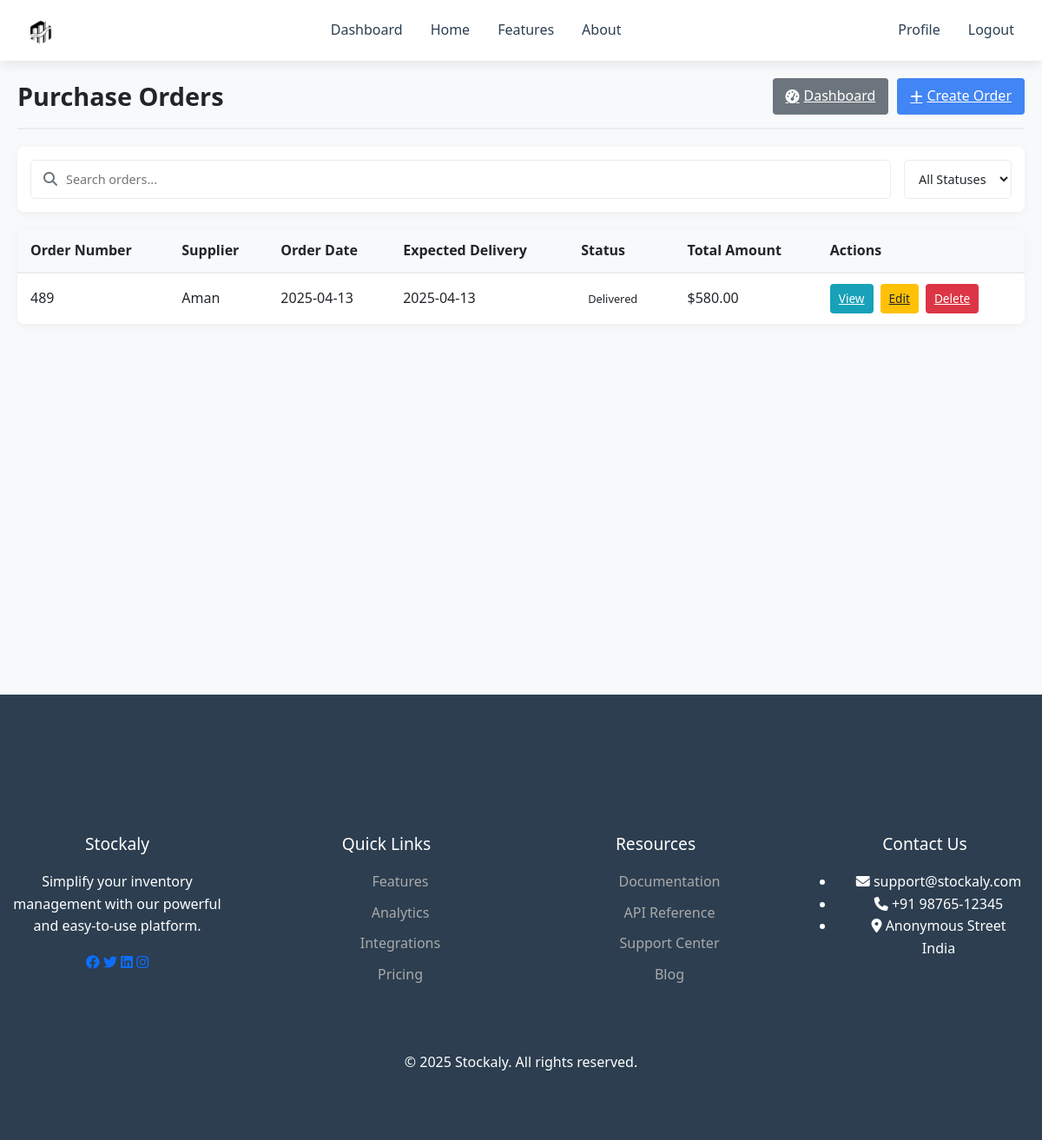
The page /suppliers/purchase-orders/ (signed in) on the database its author committed.
### suppliers/models.py (models this page shows, shortened)
class PurchaseOrder(models.Model):
    STATUS_CHOICES = [
        ('draft', 'Draft'),
        ('submitted', 'Submitted'),
        ('approved', 'Approved'),
        ('shipped', 'Shipped'),
        ('delivered', 'Delivered'),
        ('cancelled', 'Cancelled'),
    ]
    supplier = models.ForeignKey(Supplier, on_delete=models.CASCADE, related_name='purchase_orders')
    order_number = models.CharField(max_length=50, unique=True)
    order_date = models.DateField()
    expected_delivery_date = models.DateField()
    status = models.CharField(max_length=20, choices=STATUS_CHOICES, default='draft')
    total_amount = models.DecimalField(max_digits=12, decimal_places=2)
    shipping_address = models.TextField()
    notes = models.TextField(blank=True, null=True)
    created_by = models.ForeignKey(settings.AUTH_USER_MODEL, on_delete=models.SET_NULL, null=True)
    created_at = models.DateTimeField(auto_now_add=True)
    updated_at = models.DateTimeField(auto_now=True)

class Supplier(models.Model):
    CATEGORY_CHOICES = [
        ('electronics', 'Electronics'),
        ('clothing', 'Clothing'),
        ('food', 'Food & Beverages'),
        ('office', 'Office Supplies'),
        ('furniture', 'Furniture'),
        ('raw_materials', 'Raw Materials'),
        ('other', 'Other'),
    ]
    STATUS_CHOICES = [
        ('active', 'Active'),
        ('inactive', 'Inactive'),
        ('pending', 'Pending Approval'),
        ('blacklisted', 'Blacklisted'),
    ]
    name = models.CharField(max_length=100)
    company = models.CharField(max_length=100)
    email = models.EmailField()
    phone = models.CharField(max_length=20)
    address = models.TextField()
    city = models.CharField(max_length=50)
    state = models.CharField(max_length=50)
    zip_code = models.CharField(max_length=20)
    country = models.CharField(max_length=50)
    category = models.CharField(max_length=20, choices=CATEGORY_CHOICES, default='other')
    status = models.CharField(max_length=20, choices=STATUS_CHOICES, default='active')
    website = models.URLField(blank=True, null=True)
    notes = models.TextField(blank=True, null=True)
    date_added = models.DateTimeField(auto_now_add=True)
    last_updated = models.DateTimeField(auto_now=True)

### suppliers/views.py (the view)
# urls.py: path('purchase-orders/', views.purchase_order_list, name='purchase_order_list'),
@login_required
def purchase_order_list(request):
    orders = PurchaseOrder.objects.all().order_by('-order_date')
    search_query = request.GET.get('search', '')
    if search_query:
        orders = orders.filter(order_number__icontains=search_query) | orders.filter(supplier__name__icontains=search_query)
    status_filter = request.GET.get('status', '')
    if status_filter:
        orders = orders.filter(status=status_filter)
    context = {
        'orders': orders,
        'search_query': search_query,
        'status_filter': status_filter,
    }
    return render(request, 'suppliers/purchase_order_list.html', context)

### suppliers/templates/suppliers/purchase_order_list.html (shortened to what this page needs)
{% extends 'suppliers/base.html' %}
{% block supplier_content %}
<div class="supplier-header">
    <h1 class="supplier-title">Purchase Orders</h1>
    <div class="supplier-actions">
        <a href="{% url 'supplier_dashboard' %}" class="export-btn">
            <i class="fas fa-tachometer-alt"></i> Dashboard
        </a>
        <a href="{% url 'add_purchase_order' %}" class="add-btn">
            <i class="fas fa-plus"></i> Create Order
        </a>
    </div>
</div>
<div class="search-filter-container">
    <form method="GET" action="" class="search-box">
        <i class="fas fa-search"></i>
        <input type="text" name="search" placeholder="Search orders..." value="{{ search_query }}">
    </form>
    <div class="filter-options">
        <select name="status" id="status_filter" class="filter-select" onchange="updateFilters()">
            <option value="">All Statuses</option>
        </select>
    </div>
</div>
<div class="supplier-table-container">
    {% if orders %}
    <table class="supplier-table">
        <thead>
            <tr>
                <th>Order Number</th>
                <th>Supplier</th>
                <th>Order Date</th>
                <th>Expected Delivery</th>
                <th>Status</th>
                <th>Total Amount</th>
                <th>Actions</th>
            </tr>
        </thead>
        <tbody>
            {% for order in orders %}
            <tr>
                <td>{{ order.order_number }}</td>
                <td>{{ order.supplier.name }}</td>
                <td>{{ order.order_date|date:"Y-m-d" }}</td>
                <td>{{ order.expected_delivery_date|date:"Y-m-d" }}</td>
                <td>
                    <span class="status-badge status-{{ order.status }}">
                        {{ order.get_status_display }}
                    </span>
                </td>
                <td>${{ order.total_amount }}</td>
                <td class="item-actions">
                    <a href="{% url 'purchase_order_detail' order.id %}" class="action-btn view-btn">View</a>
                    <a href="{% url 'edit_purchase_order' order.id %}" class="action-btn edit-btn">Edit</a>
                    <a href="{% url 'delete_purchase_order' order.id %}" class="action-btn delete-btn">Delete</a>
                </td>
            </tr>
            {% endfor %}
        </tbody>
    </table>
    {% else %}
    <div class="empty-state">
        <i class="fas fa-clipboard-list"></i>
        <h3>No purchase orders found</h3>
        <p>Create your first purchase order to get started.</p>
    </div>
    {% endif %}
</div>
{% endblock %}

### inventory/static/css/final.css (style rules this page uses)
* { margin: 0; padding: 0; box-sizing: border-box; font-family: 'Segoe UI', Tahoma, Geneva, Verdana, sans-serif; }
body { background: linear-gradient(135deg, #f5f7fa 0%, #c3cfe2 100%); overflow-x: hidden; }
:root { --primary: #3498db; --secondary: #2980b9; --accent: #e74c3c; --dark: #2c3e50; --light: #ecf0f1; --success: #2ecc71; }
body { background-color: #f5f7fa; color: #333; line-height: 1.6; }

### suppliers/templates/suppliers/base.html (style rules this page uses)
:root { --primary-color: #4285f4; --secondary-color: #3367d6; --accent-color: #34a853; --light-bg: #f8f9fa; --light-card-bg: #ffffff; --light-text: #212529; --light-border: #e9ecef; --light-hover: #f1f3f5; --dark-bg: #121212; --dark-card-bg: #1e1e1e; --dark-text: #e9ecef; --dark-border: #2d2d2d; --dark-hover: #2d2d2d; --shadow-light: 0 2px 10px rgba(0,0,0,0.05); --shadow-dark: 0 2px 10px rgba(0,0,0,0.3); --success-color: #34a853; --warning-color: #fbbc05; --danger-color: #ea4335; --info-color: #4285f4; }
body { transition: background-color 0.3s ease, color 0.3s ease; }
.supplier-header { display: flex; justify-content: space-between; align-items: center; margin-bottom: 20px; margin-top: 70px; padding-bottom: 15px; border-bottom: 2px solid var(--light-border); transition: border-color 0.3s ease; }
.supplier-title { font-size: 1.8rem; font-weight: 700; color: var(--light-text); margin: 0; transition: color 0.3s ease; }
.supplier-actions { display: flex; gap: 10px; }
.search-filter-container { display: flex; flex-wrap: wrap; gap: 15px; margin-bottom: 20px; padding: 15px; background-color: var(--light-card-bg); border-radius: 8px; box-shadow: var(--shadow-light); transition: background-color 0.3s ease, box-shadow 0.3s ease; }
.search-box { flex: 1; min-width: 250px; position: relative; }
.search-box input { width: 100%; padding: 10px 15px 10px 40px; border: 1px solid var(--light-border); border-radius: 5px; font-size: 0.9rem; background-color: var(--light-card-bg); color: var(--light-text); transition: all 0.3s ease; }
.search-box i { position: absolute; left: 15px; top: 50%; transform: translateY(-50%); color: #6c757d; }
.filter-options { display: flex; flex-wrap: wrap; gap: 10px; }
.filter-select { padding: 8px 12px; border: 1px solid var(--light-border); border-radius: 5px; background-color: var(--light-card-bg); font-size: 0.9rem; color: var(--light-text); transition: all 0.3s ease; }
.supplier-table-container { background-color: var(--light-card-bg); border-radius: 8px; box-shadow: var(--shadow-light); overflow: hidden; margin-bottom: 20px; transition: background-color 0.3s ease, box-shadow 0.3s ease; }
.supplier-table { width: 100%; border-collapse: collapse; }
.supplier-table th { background-color: var(--light-bg); color: var(--light-text); font-weight: 600; text-align: left; padding: 12px 15px; border-bottom: 2px solid var(--light-border); position: relative; cursor: pointer; transition: all 0.3s ease; }
.supplier-table td { padding: 12px 15px; border-bottom: 1px solid var(--light-border); color: var(--light-text); transition: all 0.3s ease; }
.supplier-table tr:last-child td { border-bottom: none; }
.item-actions { display: flex; gap: 8px; }
.action-btn { padding: 6px 10px; border: none; border-radius: 4px; cursor: pointer; font-size: 0.85rem; transition: all 0.2s; }
.view-btn { background-color: #17a2b8; color: white; }
.edit-btn { background-color: #ffc107; color: #212529; }
.delete-btn { background-color: #dc3545; color: white; }
.status-badge { display: inline-block; padding: 4px 8px; border-radius: 4px; font-size: 0.8rem; font-weight: 500; }
.export-btn { background-color: #6c757d; color: white; border: none; border-radius: 4px; padding: 8px 15px; cursor: pointer; font-weight: 500; display: flex; align-items: center; gap: 5px; transition: all 0.2s; }
.add-btn { background-color: var(--primary-color); color: white; border: none; border-radius: 4px; padding: 8px 15px; cursor: pointer; font-weight: 500; display: flex; align-items: center; gap: 5px; transition: all 0.2s; }

### rows shown on the page
PurchaseOrder: order_number "489", supplier.name "Aman", order_date "2025-04-13", expected_delivery_date "2025-04-13", status "Delivered", total_amount "580.00"
